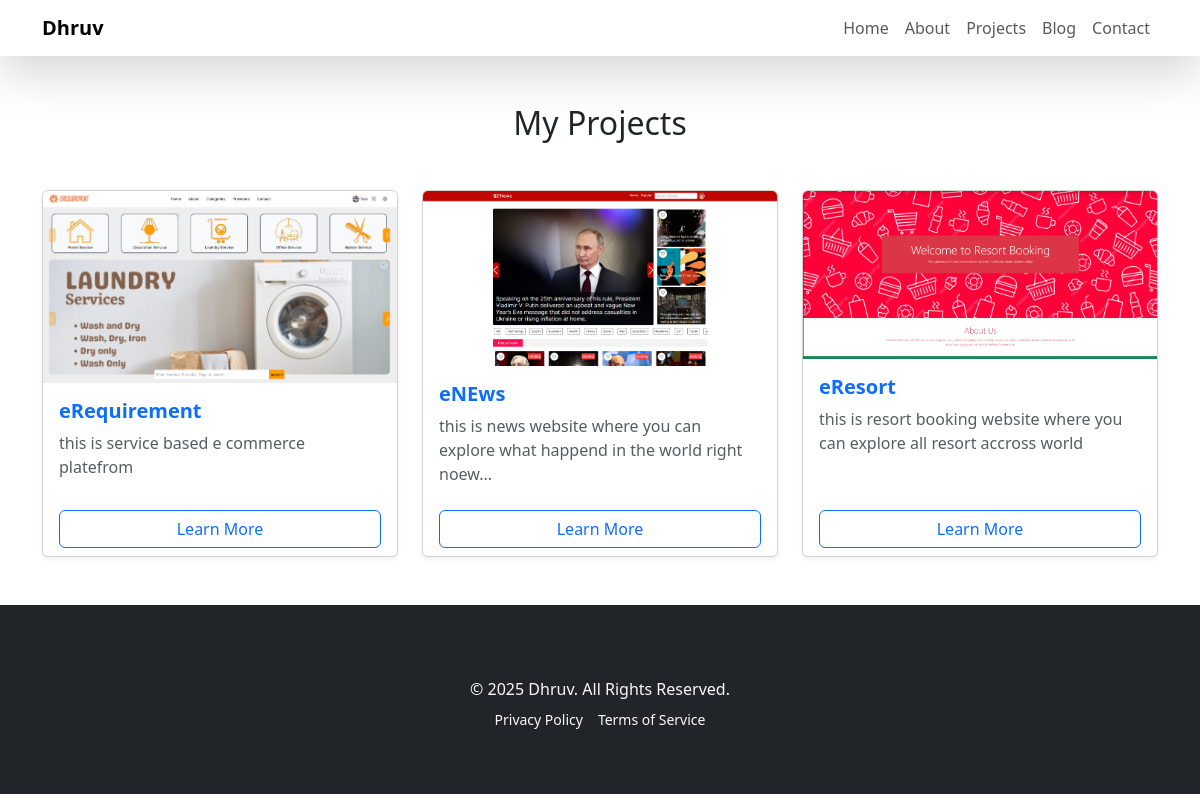
/projects/, run on the app's committed database.
### project/models.py (models this page shows)
class project(models.Model):
    title = models.CharField(max_length=100)
    description = models.CharField(max_length=250)
    image = models.ImageField(upload_to='project/')
    url = models.URLField(blank=True)

### portfolio/views.py (the view)
# urls.py: path('projects/', views.projectPage, name='projects'),
def projectPage(request):
    projectData = project.objects.all() # fetch all project
    data = {
        'projectData': projectData
    }
    return render(request, 'projects.html', data)

### templates/projects.html (shortened to what this page needs)
{% extends "base.html" %}
{% block content %}
<div class="container py-5">
  <h2 class="text-center mb-5">My Projects</h2>
  <div class="row gy-4">
    {% for p in projectData %}
    <div class="col-md-6 col-lg-4">
      <div class="card shadow-sm h-100">
        <img src="/media/{{ p.image }}" class="card-img-top" alt="{{ p.title }}">
        <div class="card-body">
          <h5 class="card-title text-primary fw-bold">{{ p.title }}</h5>
          <p class="card-text text-muted">
            {{ p.description|truncatechars:100 }}
          </p>
        </div>
        <div class="card-footer bg-white border-0 text-center">
          <a href="{{ p.url }}" class="btn btn-outline-primary w-100">Learn More</a>
        </div>
      </div>
    </div>
    {% endfor %}
  </div>
</div>
{% endblock %}

### templates/base.html (shortened to what this page needs)
<html>
  <head>
    <link href="https://cdn.jsdelivr.net/npm/bootstrap@5.3.3/dist/css/bootstrap.min.css" rel="stylesheet">
  </head>
  <body>
    {% include "navbar.html" %}
    <div>
        {% block content %}{% endblock %}
    </div>
    {% include "footer.html" %}
  </body>
</html>

### templates/navbar.html (shortened to what this page needs)
<nav class="navbar navbar-expand-lg navbar-light bg-white shadow-lg">
  <div class="container">
    <a class="navbar-brand fw-bold text-gray-800" href="/">
      Dhruv
    </a>
    <div class="collapse navbar-collapse" id="navbarNav">
      <ul class="navbar-nav ms-auto">
        <li class="nav-item">
          <a class="nav-link text-gray-800" href="/" >Home</a>
        </li>
        <li class="nav-item">
          <a class="nav-link text-gray-800" href="/about">About</a>
        </li>
        <li class="nav-item">
          <a class="nav-link text-gray-800" href="{% url 'projects' %}">Projects</a>
        </li>
        <li class="nav-item">
          <a class="nav-link text-gray-800" href="{{ blog }}">Blog</a>
        </li>
        <li class="nav-item">
          <a class="nav-link text-gray-800" href="{% url 'submit_inquiry' %}">Contact</a>
        </li>
      </ul>
    </div>
  </div>
</nav>

### templates/footer.html (shortened to what this page needs)
<footer class="bg-dark text-light py-5">
  <div class="container text-center">
    <p class="mb-2">© 2025 Dhruv. All Rights Reserved.</p>
    <p class="text-muted small">
      <a href="#" class="text-decoration-none text-light hover-link">Privacy Policy</a> |
      <a href="#" class="text-decoration-none text-light hover-link">Terms of Service</a>
    </p>
  </div>
</footer>

### data on the page
project: image (picture), title "eRequirement", description "this is service based e commerce platefrom"
project: image (picture), title "eNEws", description "this is news website where you can explore what happend in the world right noew..."
project: image (picture), title "eResort", description "this is resort booking website where you can explore all resort accross world"
